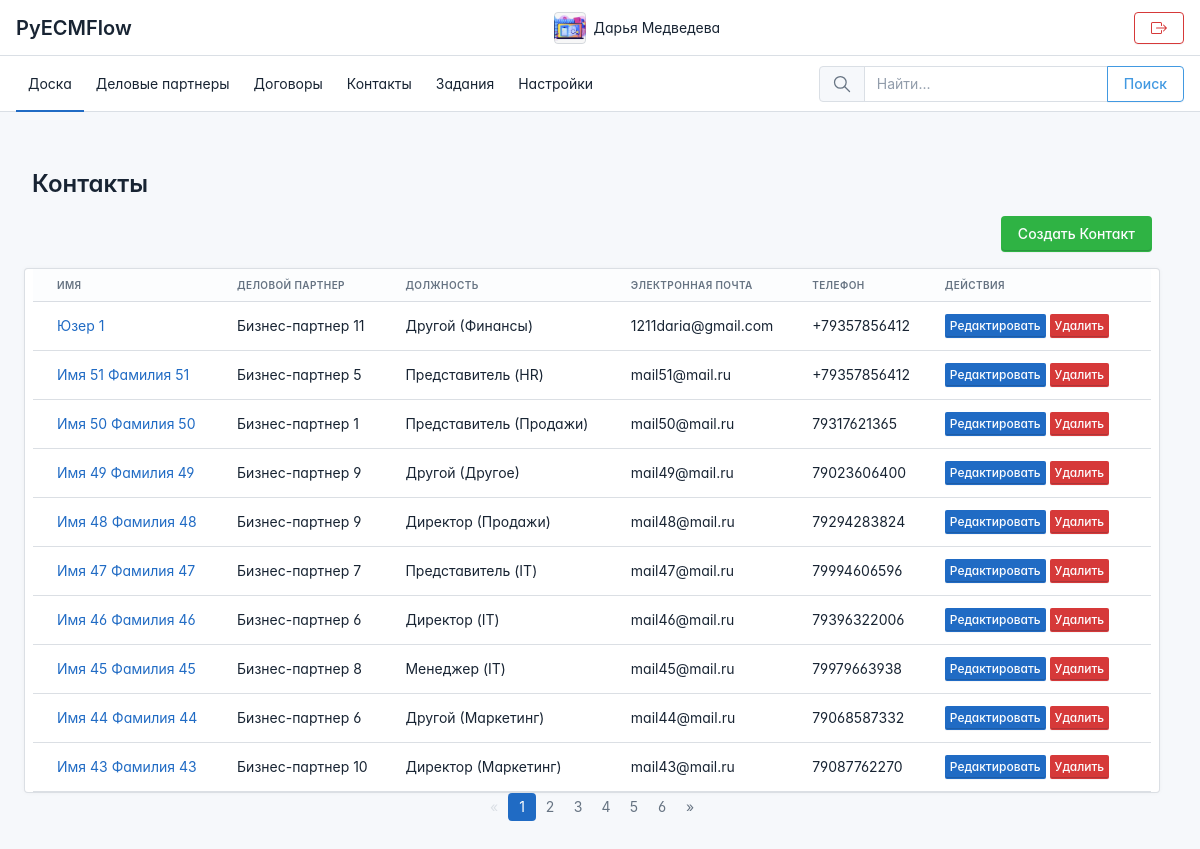
Screenshot of /contacts/ (signed in) with the database file from the repository.
### apps/accounts/models.py (models this page shows, shortened)
class UserProfile(models.Model):
    user = models.OneToOneField(User, on_delete=models.CASCADE, related_name='profile',
                                verbose_name='Пользователь')
    email_address = models.EmailField(blank=True,
                                      verbose_name='Наименование')
    bio = models.TextField(blank=True, null=True,
                           verbose_name='О себе')
    phone_number = models.CharField(max_length=20, blank=True, null=True, verbose_name='Телефон')
    profile_picture = models.ImageField(upload_to='user_images', null=True, blank=True,
                                        verbose_name='Фото профиля')

### apps/contact/models.py (models this page shows, shortened)
class Contact(models.Model):
    TITLE_CHOICES = [
        ('Менеджер', 'Менеджер'),
        ('Директор', 'Директор'),
        ('Представитель', 'Представитель'),
        ('Другой', 'Другой'),
    ]
    DEPARTMENT_CHOICES = [
        ('Продажи', 'Продажи'),
        ('Маркетинг', 'Маркетинг'),
        ('IT', 'IT'),
        ('Финансы', 'Финансы'),
        ('HR', 'HR'),
        ('Другое', 'Другое'),
    ]
    PREFERRED_COMMUNICATION_CHOICES = [
        ('Электронная почта', 'Электронная почта'),
        ('Телефон', 'Телефон'),
        ('Текст', 'Текст'),
        ('Лично', 'Лично'),
    ]
    first_name = models.CharField(max_length=50, default='', verbose_name='Имя')
    last_name = models.CharField(max_length=50, default='', verbose_name='Фамилия')
    email = models.EmailField(max_length=100, null=True, blank=True, verbose_name='Электронная почта')
    phone = models.CharField(max_length=20, null=True, blank=True, verbose_name='Телефон')
    title = models.CharField(max_length=50, choices=TITLE_CHOICES, null=True, blank=True,
                             verbose_name='Должность')
    department = models.CharField(max_length=50, choices=DEPARTMENT_CHOICES, null=True, blank=True,
                                  verbose_name='Отдел')
    business_partner = models.ForeignKey('business_partner.BusinessPartner', on_delete=models.CASCADE,
                                         related_name='contacts', null=True, blank=True,
                                         verbose_name='Контрагент')
    address = models.CharField(max_length=200, null=True, blank=True, verbose_name='Адрес')
    notes = models.TextField(null=True, blank=True, verbose_name='Примечания')
    last_contacted = models.DateField(default=date.today, verbose_name='Последнее взаимодействие')
    preferred_communication = models.CharField(max_length=50,
                                               choices=PREFERRED_COMMUNICATION_CHOICES, null=True,
                                               blank=True, verbose_name='Предпочтительный способ связи')
    created_at = models.DateTimeField(auto_now_add=True, verbose_name='Дата создания')
    updated_at = models.DateTimeField(auto_now=True, verbose_name='Дата обновления')
    user = models.ForeignKey(User, on_delete=models.CASCADE, null=True, blank=True,
                             verbose_name='Пользователь')

### apps/business_partner/models.py (models this page shows, shortened)
class BusinessPartner(models.Model):
    INDUSTRY_CHOICES = [
        ('Производство', 'Производство'),
        ('Розничная торговля', 'Розничная торговля'),
        ('Здравоохранение', 'Здравоохранение'),
        ('IT', 'IT'),
        ('Финансы', 'Финансы'),
        ('Образование', 'Образование'),
        ('Строительство', 'Строительство'),
        ('Транспорт', 'Транспорт'),
        ('Сельское хозяйство', 'Сельское хозяйство'),
        ('Энергетика', 'Энергетика'),
        ('Банк', 'Банк'),
    ]
    PRIMARY_ROLE_CHOICES = [
        ('покупатель', 'Покупатель'),
        ('поставщик', 'Поставщик'),
        ('партнер', 'Партнер'),
        ('Банк', 'Банк'),
    ]
    SECONDARY_ROLE_CHOICES = [
        ('покупатель', 'Покупатель'),
        ('поставщик', 'Поставщик'),
        ('партнер', 'Партнер'),
        ('Банк', 'Банк'),
        ('-', '-'),
    ]
    STATUS_CHOICES = [
        ('Архив', 'Архив'),
        ('Заблокирован', 'Заблокирован'),
        ('Проверен', 'Проверен'),
    ]
    RESIDENCE_CHOICES = [
        ('Да', 'Да'),
        ('Нет', 'Нет'),
    ]
    name = models.CharField(max_length=100, default='', verbose_name='Наименование')
    residence = models.CharField(max_length=100, default='', verbose_name='Резидент')
    vat = models.CharField(max_length=100, default='', verbose_name='Регистрационный номер')
    email = models.EmailField(max_length=100, default='', verbose_name='Электронная почта')
    phone = models.CharField(max_length=20, default='', verbose_name='Телефон')
    country = models.CharField(max_length=100, default='', verbose_name='Страна')
    postcode = models.CharField(max_length=20, default='', verbose_name='Индекс')
    city = models.CharField(max_length=100, default='', verbose_name='Город')
    street_name = models.CharField(max_length=200, default='', verbose_name='Улица')
    house_number = models.CharField(max_length=20, default='', verbose_name='Дом')
    industry = models.CharField(max_length=200, default='', verbose_name='Вид деятельности')
    primary_role = models.CharField(max_length=100, default='', verbose_name='Роль')
    secondary_role = models.CharField(max_length=100, default='', verbose_name='Доп. роль')
    status = models.CharField(max_length=100, default='', verbose_name='Статус')
    created_at = models.DateTimeField(auto_now_add=True, verbose_name='Создан')
    updated_at = models.DateTimeField(auto_now=True, verbose_name='Обновлен')
    user = models.ForeignKey(User, on_delete=models.CASCADE, related_name='customers',
                             null=True, verbose_name='Пользователь')

### apps/contact/views.py (the view)
# urls.py: path('contacts/', views.contact_list, name='contact_list'),
@login_required
def contact_list(request):
    contacts = Contact.objects.all().order_by('-created_at')
    paginator = Paginator(contacts, 10)
    page_number = request.GET.get('page')
    page_obj = paginator.get_page(page_number)
    return render(request, 'apps/contact/contact_list.html', {'page_obj': page_obj})

### templates/apps/contact/contact_list.html (shortened to what this page needs)
{% extends 'base.html' %}
{% block content %}
<div class="container my-5">
    <div class="row mb-3">
        <div class="col-12">
            <h1>Контакты</h1>
        </div>
    <div class="row mb-3">
        <div class="col-12">
            <div class="d-flex justify-content-end mb-3">
                <a href="{% url 'contact:contact_create' %}" class="btn btn-success" >
                     Создать Контакт
                </a>
            </div>
        </div>
        <div class="card">
            <table class="table card-table table-vcenter">
                <thead>
                <tr>
                    <th>Имя</th>
                    <th>Деловой партнер</th>
                    <th>Должность</th>
                    <th>Электронная почта</th>
                    <th>Телефон</th>
                    <th>Действия</th>
                </tr>
        </thead>
        <tbody>
            {% for contact in page_obj %}
            <tr>
                <td><a href="{% url 'contact:contact_detail' contact.pk %}">{{ contact.first_name }} {{ contact.last_name }}</a></td>
                <td>
                    {% if contact.business_partner %}
                        {{ contact.business_partner.name }}
                    {% else %}
                        Не назначено Деловому партнеру
                    {% endif %}
                </td>
                <td>{{ contact.title }} ({{ contact.department }})</td>
                <td>{{ contact.email }}</td>
                <td>{{ contact.phone }}</td>
                <td>
                    <a href="{% url 'contact:contact_update' contact.pk %}" class="btn btn-primary btn-sm">Редактировать</a>
                    <a href="{% url 'contact:contact_delete' contact.pk %}" class="btn btn-danger btn-sm">Удалить</a>
                </td>
            </tr>
            {% empty %}
                    <tr>
                        <td colspan="6">Контакты не найдены.</td>
                    </tr>
            {% endfor %}
        </tbody>
            </table>
        </div>
        <nav aria-label="Page navigation">
                <ul class="pagination justify-content-center">
                    {% if page_obj.has_previous %}
                    <li class="page-item">
                        <a class="page-link" href="?page=1&show_all={{ show_all }}" aria-label="First">
                            <span aria-hidden="true">&laquo;</span>
                        </a>
                    </li>
                    {% else %}
                    <li class="page-item disabled">
                        <a class="page-link" href="#" aria-label="First">
                            <span aria-hidden="true">&laquo;</span>
                        </a>
                    </li>
                    {% endif %}
                    {% for i in page_obj.paginator.page_range %}
                    {% if page_obj.number == i %}
                    <li class="page-item active"><a class="page-link" href="#">{{ i }}</a></li>
                    {% else %}
                    <li class="page-item"><a class="page-link" href="?page={{ i }}&show_all={{ show_all }}">{{ i }}</a></li>
                    {% endif %}
                    {% endfor %}
                    {% if page_obj.has_next %}
                    <li class="page-item">
                        <a class="page-link" href="?page={{ page_obj.next_page_number }}&show_all={{ show_all }}" aria-label="Next">
                            <span aria-hidden="true">&raquo;</span>
                        </a>
                    </li>
                    {% else %}
                    <li class="page-item disabled">
                        <a class="page-link" href="#" aria-label="Next">
                            <span aria-hidden="true">&raquo;</span>
                        </a>
                    </li>
                    {% endif %}
                </ul>
            </nav>
        </div>
    </div>
</div>
{% endblock %}

### templates/navigation.html (shortened to what this page needs)
<header class="navbar navbar-expand-md d-print-none" >
    <div class="container-xl">
        <h1 class="navbar-brand navbar-brand-autodark d-none-navbar-horizontal pe-0 pe-md-3" width="110" height="32">
            <a href="{% url 'dashboard:dashboard' %}">PyECMFlow</a>
        </h1>
        <div class="navbar-nav flex-row order-md-last">
            <div class="d-none d-md-flex">
                <div class="nav-item">
                    <a href="{% url 'accounts:profile' %}" class="nav-link d-flex lh-1 text-reset p-0" >
                        <span class="avatar avatar-sm" style="background-image: url({% if user.profile.profile_picture %}{{ user.profile.profile_picture.url }}{% else %}https://via.placeholder.com/150{% endif %})"></span>
                        <div class="d-none d-xl-block ps-2">
                            <div>{{ user.first_name }} {{ user.last_name }}</div>
                        </div>
                    </a>
                </div>
            </div>
        </div>
        <div class="navbar-nav flex-row order-md-last">
            <div class="d-none d-md-flex">
                <div class="nav-item">
                    <div class="d-none d-xl-block ps-2">
                        <a href="{% url 'accounts:login' %}" class="nav-link d-flex lh-1 text-reset p-0" >
                            <button type="button" class="btn btn-outline-danger"></button>
                        </a>
                    </div>
                </div>
            </div>
        </div>
    </div>
</header>
<header class="navbar-expand-md">
    <div class="collapse navbar-collapse" id="navbar-menu">
        <div class="navbar">
            <div class="container-xl">
                <ul class="navbar-nav">
                    <li class="nav-item active">
                        <a class="nav-link" href="{% url 'dashboard:dashboard' %}" >
                            <span class="nav-link-title ">Доска</span>
                        </a>
                    </li>
                    <li class="nav-item">
                        <a class="nav-link" href="{% url 'business_partner:businesspartner_list' %}">
                            <span class="nav-link-title">Деловые партнеры</span>
                        </a>
                    </li>
                    <li class="nav-item">
                        <a class="nav-link" href="{% url 'contracts:contracts_list' %}" >
                            <span class="nav-link-title">Договоры</span>
                        </a>
                    </li>
                    <li class="nav-item">
                        <a class="nav-link" href="{% url 'contact:contact_list' %}" >
                            <span class="nav-link-title">Контакты</span>
                        </a>
                    </li>
                    <li class="nav-item">
                        <a class="nav-link" href="{% url 'tasks:task_list' %}" >
                            <span class="nav-link-title">Задания</span>
                        </a>
                    </li>
                    {% if request.user.is_staff %}
                    <li class="nav-item">
                        <a class="nav-link" href="{% url 'admin:index' %}" >
                            <span class="nav-link-title">Настройки</span>
                        </a>
                    </li>
                    {% endif %}
                </ul>
            <div class="my-2 my-md-0 flex-grow-1 flex-md-grow-0 order-first order-md-last">
                <form id="search-form" action="{% url 'search:search' %}" method="get" autocomplete="off" novalidate>
                    <div class="input-group">
                        <span class="input-group-text">
                        </span>
                        <input id="search-input" type="text" name="q" value="" class="form-control" placeholder="Найти..." aria-label="Search the website">
                        <button class="btn btn-outline-info" type="submit">Поиск</button>
                    </div>
                </form>
            </div>
            </div>
        </div>
    </div>
</header>

### templates/base.html (style rules this page uses)
:root { --tblr-font-sans-serif: 'Inter Var', -apple-system, BlinkMacSystemFont, San Francisco, Segoe UI, Roboto, Helvetica Neue, sans-serif; }
body { font-feature-settings: "cv03", "cv04", "cv11"; }

### rows the page displays
Contact: first_name "Юзер", last_name "1", business_partner.name "Бизнес-партнер 11", title "Другой", department "Финансы", email "1211daria@gmail.com", phone "+79357856412"
Contact: first_name "Имя 51", last_name "Фамилия 51", business_partner.name "Бизнес-партнер 5", title "Представитель", department "HR", email "mail51@mail.ru", phone "+79357856412"
Contact: first_name "Имя 50", last_name "Фамилия 50", business_partner.name "Бизнес-партнер 1", title "Представитель", department "Продажи", email "mail50@mail.ru", phone "79317621365"
Contact: first_name "Имя 49", last_name "Фамилия 49", business_partner.name "Бизнес-партнер 9", title "Другой", department "Другое", email "mail49@mail.ru", phone "79023606400"
Contact: first_name "Имя 48", last_name "Фамилия 48", business_partner.name "Бизнес-партнер 9", title "Директор", department "Продажи", email "mail48@mail.ru", phone "79294283824"
Contact: first_name "Имя 47", last_name "Фамилия 47", business_partner.name "Бизнес-партнер 7", title "Представитель", department "IT", email "mail47@mail.ru", phone "79994606596"
Contact: first_name "Имя 46", last_name "Фамилия 46", business_partner.name "Бизнес-партнер 6", title "Директор", department "IT", email "mail46@mail.ru", phone "79396322006"
Contact: first_name "Имя 45", last_name "Фамилия 45", business_partner.name "Бизнес-партнер 8", title "Менеджер", department "IT", email "mail45@mail.ru", phone "79979663938"
Contact: first_name "Имя 44", last_name "Фамилия 44", business_partner.name "Бизнес-партнер 6", title "Другой", department "Маркетинг", email "mail44@mail.ru", phone "79068587332"
Contact: first_name "Имя 43", last_name "Фамилия 43", business_partner.name "Бизнес-партнер 10", title "Директор", department "Маркетинг", email "mail43@mail.ru", phone "79087762270"

### other values shown
{{ user.first_name }} "Дарья"
{{ user.last_name }} "Медведева"
{{ i }} "1"
{{ i }} "2" "3" "4" "5" "6"
